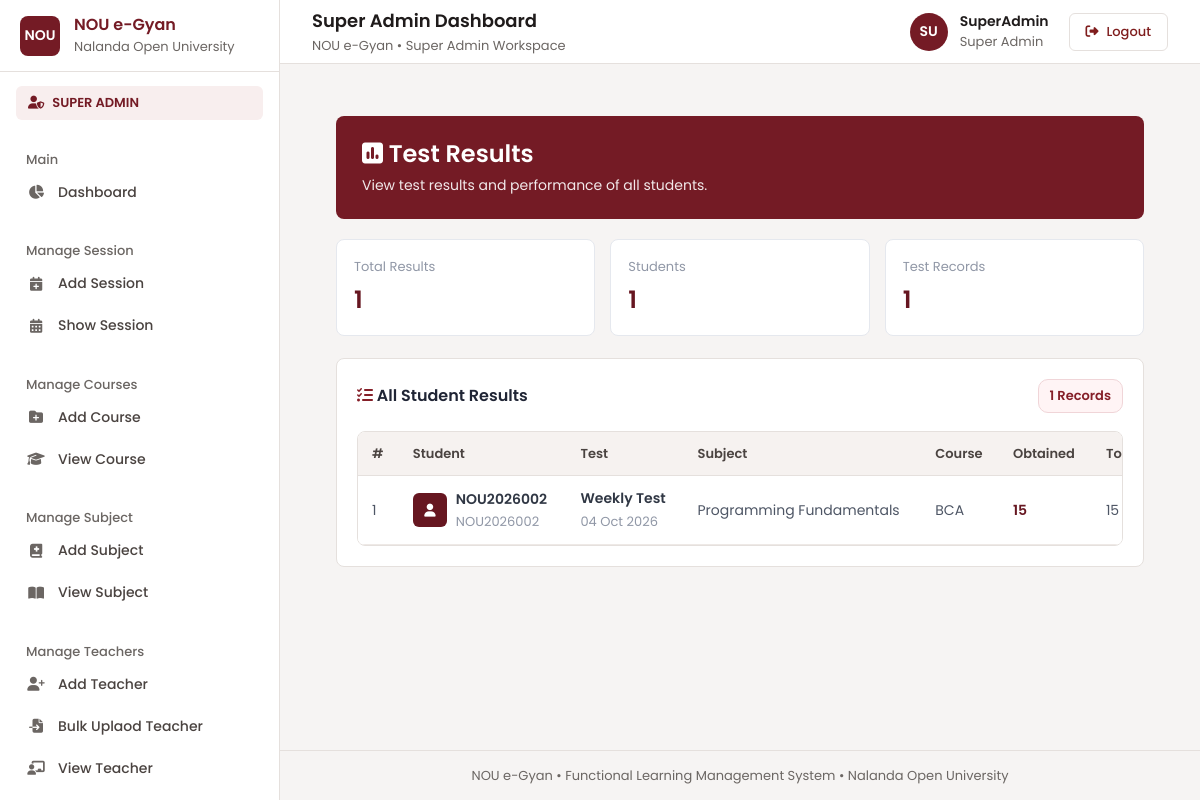
The page /all_test_results (signed in) on the database its author committed.
### myapp/models.py (models this page shows)
class TestResult(models.Model):
    student = models.ForeignKey(User, on_delete=models.CASCADE)
    test = models.ForeignKey(Test, on_delete=models.CASCADE)
    obtained_marks = models.PositiveIntegerField(default=0)
    class Meta:
        unique_together = ('student', 'test')

class Test(models.Model):
    id=models.IntegerField(primary_key=True,auto_created=True)
    test_title=models.CharField(max_length=200)
    test_date=models.DateField()
    course=models.CharField(max_length=200)
    subject=models.CharField(max_length=200)
    state_time=models.TimeField()
    duration=models.IntegerField()
    total_marks=models.IntegerField()
    status=models.CharField(max_length=100)

### myapp/views.py (the view)
# urls.py: path("all_test_results",all_test_results, name="all_test_results"),
@cache_control(no_cache=True, must_revalidate=True, no_store=True)
@login_required
def all_test_results(request):
    results = TestResult.objects.select_related("student","test").order_by("-id")
    return render(request,"superadmin/all_test_results.html",{"results": results})

### myapp/templates/superadmin/all_test_results.html (shortened to what this page needs)
{% extends "superadmin/base.html" %}
{% block content %}
<div class="test-result-page">
    <div class="test-result-hero">
        <h1>
            <i class="fa-solid fa-square-poll-vertical"></i>
            Test Results
        </h1>
        <p>
            View test results and performance of all students.
        </p>
    </div>
    <div class="result-summary">
        <div class="result-summary-card">
            <small>Total Results</small>
            <h2>{{ results|length }}</h2>
        </div>
        <div class="result-summary-card">
            <small>Students</small>
            <h2>{{ results|length }}</h2>
        </div>
        <div class="result-summary-card">
            <small>Test Records</small>
            <h2>{{ results|length }}</h2>
        </div>
    </div>
    <div class="result-table-card">
        <div class="result-table-header">
            <h2>
                <i class="fa-solid fa-list-check"
                   style="color:#851f28;"></i>
                All Student Results
            </h2>
            <div class="result-count">
                {{ results|length }} Records
            </div>
        </div>
        {% if results %}
        <div class="result-table-wrapper">
            <table class="result-table">
                <thead>
                    <tr>
                        <th>#</th>
                        <th>Student</th>
                        <th>Test</th>
                        <th>Subject</th>
                        <th>Course</th>
                        <th>Obtained</th>
                        <th>Total Marks</th>
                    </tr>
                </thead>
                <tbody>
                    {% for result in results %}
                    <tr>
                        <td>
                            {{ forloop.counter }}
                        </td>
                        <td>
                            <div class="student-cell">
                                <div class="student-avatar">
                                    <i class="fa-solid fa-user"></i>
                                </div>
                                <div>
                                    <div class="student-name">
                                        {{ result.student.get_full_name|default:result.student.username }}
                                    </div>
                                    <span class="student-enrollment">
                                        {{ result.student.username }}
                                    </span>
                                </div>
                            </div>
                        </td>
                        <td>
                            <div class="test-title">
                                {{ result.test.test_title }}
                            </div>
                            <span class="test-course">
                                {{ result.test.test_date|date:"d M Y" }}
                            </span>
                        </td>
                        <td>
                            {{ result.test.subject }}
                        </td>
                        <td>
                            {{ result.test.course }}
                        </td>
                        <td>
                            <span class="marks">
                                {{ result.obtained_marks }}
                            </span>
                        </td>
                        <td>
                            {{ result.test.total_marks }}
                        </td>
                            {% widthratio result.obtained_marks result.test.total_marks 100 as percentage %}
                    </tr>
                    {% endfor %}
                </tbody>
            </table>
        </div>
        {% endif %}
    </div>
</div>
{% endblock %}

### myapp/templates/superadmin/base.html (style rules this page uses)
* { margin: 0; padding: 0; box-sizing: border-box; }
html, body { width: 100%; min-height: 100%; }
body { font-family: "Poppins", sans-serif; background: #f4f6f9; color: #1e293b; }

### myapp/templates/partials/poppins.html (style rules this page uses)
:root { --font-poppins: "Poppins", system-ui, -apple-system, "Segoe UI", Roboto, sans-serif; --fw-light: 300; --fw-regular: 400; --fw-medium: 500; --fw-semibold: 600; --fw-bold: 700; --fw-extrabold: 800; }
html, body, button, input, select, textarea, optgroup, option, table, caption, th, td, h1, h2, h3, h4, h5, h6, p, a, span, div, label, ul, ol, li, dl, dt, dd, small, strong, b, em, legend, summary, figcaption, blockquote, section, header, footer, nav, main, aside, article, form, fieldset { font-family: var(--font-poppins); }
html { -webkit-text-size-adjust: 100%; text-size-adjust: 100%; }
body { font-weight: var(--fw-regular); -webkit-font-smoothing: antialiased; -moz-osx-font-smoothing: grayscale; text-rendering: optimizeLegibility; -webkit-tap-highlight-color: transparent; }

### myapp/templates/superadmin/all_test_results.html (style rules this page uses)
.test-result-page { font-family: "Poppins", sans-serif; padding: 24px; color: #202535; }
.test-result-hero { background: #661620; border-radius: 10px; padding: 27px 30px; color: white; margin-bottom: 22px; box-shadow: none; }
.test-result-hero h1 { margin: 0 0 5px; font-size: 24px; font-weight: 600; }
.test-result-hero p { margin: 0; font-size: 13px; opacity: .9; }
.result-summary { display: grid; grid-template-columns: repeat(3, 1fr); gap: 15px; margin-bottom: 22px; }
.result-summary-card { background: #fff; border: 1px solid #e5e8ee; border-radius: 10px; padding: 17px; box-shadow: none; }
.result-summary-card small { display: block; color: #9097a6; font-size: 13px; margin-bottom: 6px; }
.result-summary-card h2 { margin: 0; font-size: 24px; color: #661620; }
.result-table-card { background: #fff; border: 1px solid #e5e8ee; border-radius: 10px; padding: 20px; box-shadow: none; }
.result-table-header { display: flex; align-items: center; justify-content: space-between; gap: 15px; margin-bottom: 18px; }
.result-table-header h2 { margin: 0; font-size: 16px; font-weight: 600; }
.result-count { background: #fff4f5; color: #851f28; border: 1px solid #f0d5d8; padding: 6px 11px; border-radius: 10px; font-size: 13px; font-weight: 600; }
.result-table-wrapper { overflow-x: auto; }
.result-table { width: 100%; border-collapse: collapse; min-width: 950px; }
.result-table th { background: #f8f3f4; color: #666d79; font-size: 13px; font-weight: 600; text-align: left; padding: 12px 13px; border-bottom: 1px solid #e5e8ee; white-space: nowrap; }
.result-table td { padding: 13px; font-size: 13px; color: #4e5665; border-bottom: 1px solid #edf0f3; vertical-align: middle; }
.result-table tbody tr { transition: .2s ease; }
.result-table tbody tr:last-child td { border-bottom: none; }
.student-cell { display: flex; align-items: center; gap: 9px; }
.student-avatar { width: 34px; height: 34px; min-width: 34px; border-radius: 6px; background: #661620; color: white; display: flex; align-items: center; justify-content: center; font-size: 13px; }
.student-name { font-weight: 600; color: #303744; }
.student-enrollment { display: block; font-size: 13px; color: #9097a6; margin-top: 2px; }
.test-title { font-weight: 600; color: #303744; }
.test-course { display: block; color: #9097a6; font-size: 13px; margin-top: 3px; }
.marks { font-weight: 600; color: #661620; }

### rows shown on the page
TestResult: student.get_full_name "NOU2026002", student.username "NOU2026002", test.test_title "Weekly Test", test.test_date "04 Oct 2026", test.subject "Programming Fundamentals", test.course "BCA", obtained_marks "15", test.total_marks "15"

### other values the page prints
{{ results|length }} "1"
